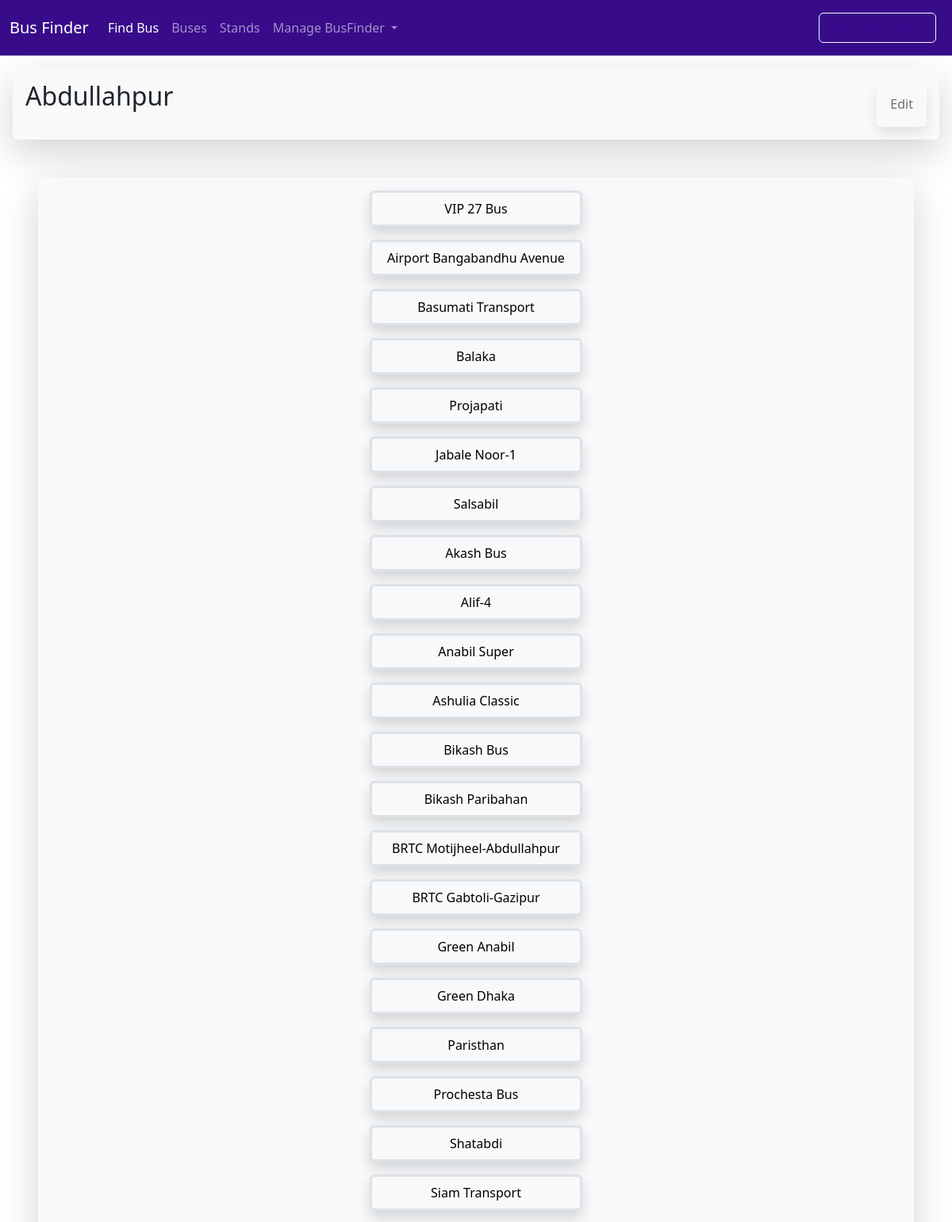
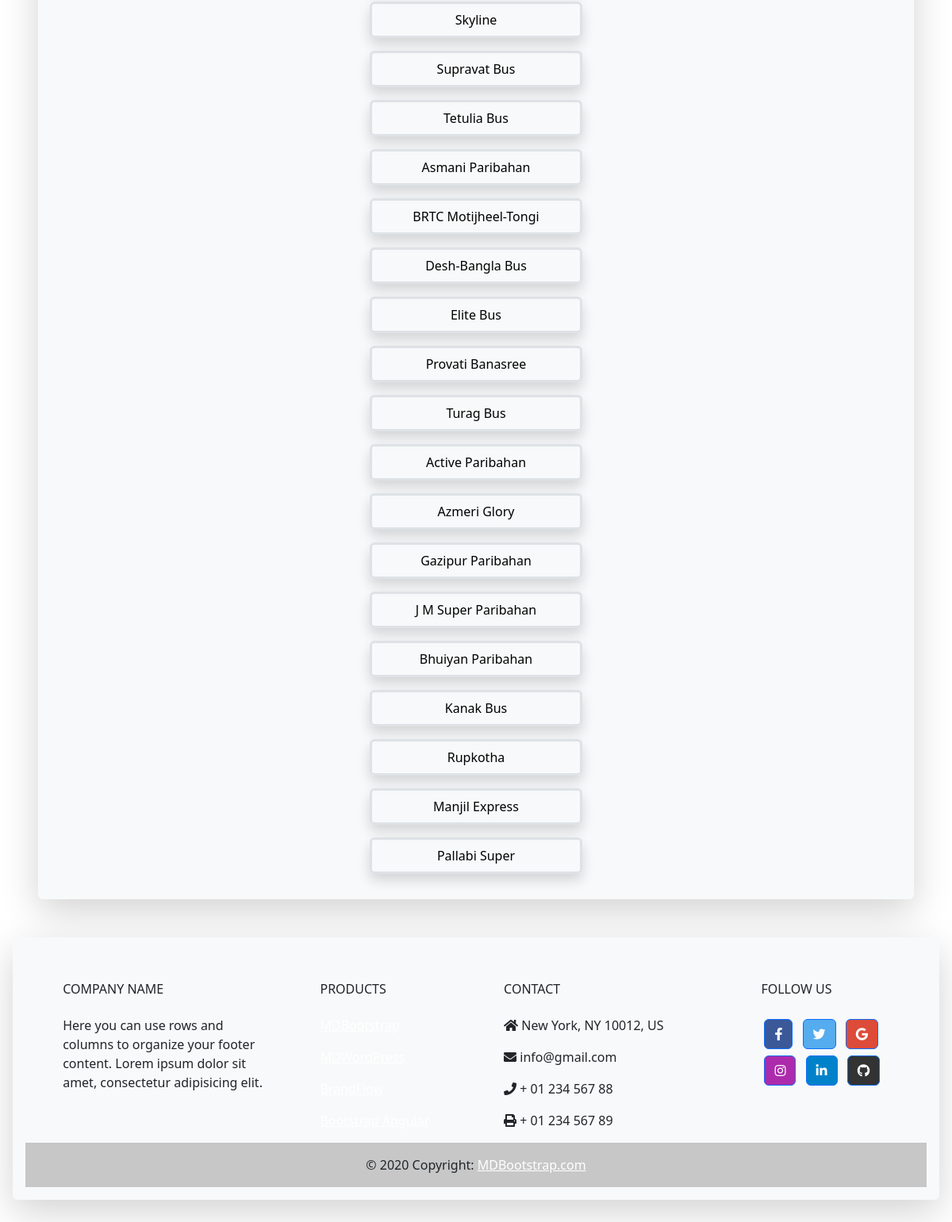
/stand/standlist/2/, run on the app's committed database (2 pictures, top to bottom).
### Stands/models.py (models this page shows, shortened)
class Stand(models.Model):
    s_no=models.PositiveIntegerField(unique=True)
    s_name=models.CharField(max_length=100)
    lati = models.FloatField(blank=True,null=True)
    longi = models.FloatField(blank=True,null=True)
    area=models.ManyToManyField(Area)
    class Meta:
        ordering=['s_name']

### Buses/models.py (models this page shows, shortened)
class Bus(models.Model):
    b_no=models.PositiveIntegerField(unique=True)
    b_name=models.CharField(max_length=100)
    stands=models.ManyToManyField(Stand,through="OrderingModel")
    rating=models.PositiveIntegerField(default=50)
    isActive=models.BooleanField(default=True)
    service=models.CharField(max_length=100,default="Semi-Sitting")
    class Meta:
        ordering=['-rating']

### Stands/views.py (the view)
# urls.py: path('stand/',include('Stands.urls')),
def stand(request,stand_id):
    stand= Stand.objects.get(id=stand_id)
    buses=stand.bus_set.all()
    context = {'stand': stand, 'buses': buses}
    return render(request, 'stand.html', context)

### Stands/templates/stand.html
{% extends "base.html" %} {% block page_header %}
<h2>{{ stand.s_name }}</h2>
{% if user.is_authenticated %}
<a
  class="btn bg-parent p-3 shadow border border-light text-nowrap"
  href="{% url 'stands:edit_stand' stand.id %}"
  >Edit</a
>
{% else %}
<a
  class="btn bg-parent p-3 shadow border border-light text-nowrap disabled"
  href="{% url 'stands:edit_stand' stand.id %}"
  >Edit</a
>
{% endif %} {% endblock page_header %} {% block content %}
{% for bus in buses %}
<div class="d-grid gap-2 col-sm-6 col-md-3 mx-auto">
  <a
    href="{% url 'bus' bus.id %}"
    class="btn shadow p-2 mb-3 border border-3 text-black"
    >{{ bus.b_name }}</a>
</div>
{% empty %}
<h3>No Bus found !</h3>
{% endfor %}
{% endblock content %}

### data on the page
Stand: s_name "Abdullahpur"
Bus: b_name "VIP 27 Bus"
Bus: b_name "Airport Bangabandhu Avenue"
Bus: b_name "Basumati Transport"
Bus: b_name "Balaka"
Bus: b_name "Projapati"
Bus: b_name "Jabale Noor-1"
Bus: b_name "Salsabil"
Bus: b_name "Akash Bus"
Bus: b_name "Alif-4"
Bus: b_name "Anabil Super"
Bus: b_name "Ashulia Classic"
Bus: b_name "Bikash Bus"
Bus: b_name "Bikash Paribahan"
Bus: b_name "BRTC Motijheel-Abdullahpur"
Bus: b_name "BRTC Gabtoli-Gazipur"
Bus: b_name "Green Anabil"
Bus: b_name "Green Dhaka"
Bus: b_name "Paristhan"
Bus: b_name "Prochesta Bus"
Bus: b_name "Shatabdi"
Bus: b_name "Siam Transport"
Bus: b_name "Skyline"
Bus: b_name "Supravat Bus"
Bus: b_name "Tetulia Bus"
Bus: b_name "Asmani Paribahan"
Bus: b_name "BRTC Motijheel-Tongi"
Bus: b_name "Desh-Bangla Bus"
Bus: b_name "Elite Bus"
Bus: b_name "Provati Banasree"
Bus: b_name "Turag Bus"
Bus: b_name "Active Paribahan"
Bus: b_name "Azmeri Glory"
Bus: b_name "Gazipur Paribahan"
Bus: b_name "J M Super Paribahan"
Bus: b_name "Bhuiyan Paribahan"
Bus: b_name "Kanak Bus"
Bus: b_name "Rupkotha"
Bus: b_name "Manjil Express"
Bus: b_name "Pallabi Super"
